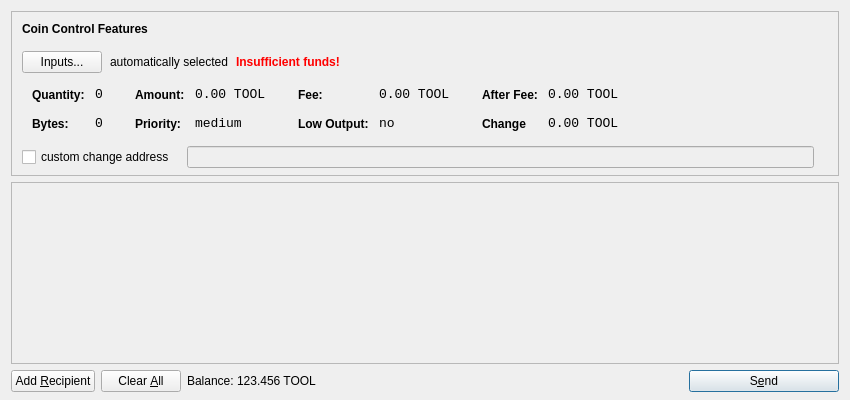
<?xml version="1.0" encoding="UTF-8"?>
<ui version="4.0">
 <class>SendCoinsDialog</class>
 <widget class="QDialog" name="SendCoinsDialog">
  <property name="geometry">
   <rect>
    <x>0</x>
    <y>0</y>
    <width>850</width>
    <height>400</height>
   </rect>
  </property>
  <property name="windowTitle">
   <string>Send Coins</string>
  </property>
  <layout class="QVBoxLayout" name="verticalLayout" stretch="0,1,0">
   <property name="bottomMargin">
    <number>8</number>
   </property>
   <item>
    <widget class="QFrame" name="frameCoinControl">
     <property name="sizePolicy">
      <sizepolicy hsizetype="Expanding" vsizetype="Expanding">
       <horstretch>0</horstretch>
       <verstretch>0</verstretch>
      </sizepolicy>
     </property>
     <property name="maximumSize">
      <size>
       <width>16777215</width>
       <height>16777215</height>
      </size>
     </property>
     <property name="frameShape">
      <enum>QFrame::StyledPanel</enum>
     </property>
     <property name="frameShadow">
      <enum>QFrame::Sunken</enum>
     </property>
     <layout class="QVBoxLayout" name="verticalLayoutCoinControl2">
      <property name="spacing">
       <number>-1</number>
      </property>
      <property name="leftMargin">
       <number>0</number>
      </property>
      <property name="topMargin">
       <number>0</number>
      </property>
      <property name="rightMargin">
       <number>0</number>
      </property>
      <property name="bottomMargin">
       <number>6</number>
      </property>
      <item>
       <layout class="QVBoxLayout" name="verticalLayoutCoinControl" stretch="0,0,0,0,1">
        <property name="spacing">
         <number>0</number>
        </property>
        <property name="leftMargin">
         <number>10</number>
        </property>
        <property name="topMargin">
         <number>10</number>
        </property>
        <item>
         <layout class="QHBoxLayout" name="horizontalLayoutCoinControl1">
          <property name="bottomMargin">
           <number>15</number>
          </property>
          <item>
           <widget class="QLabel" name="labelCoinControlFeatures">
            <property name="sizePolicy">
             <sizepolicy hsizetype="Preferred" vsizetype="Maximum">
              <horstretch>0</horstretch>
              <verstretch>0</verstretch>
             </sizepolicy>
            </property>
            <property name="font">
             <font>
              <weight>75</weight>
              <bold>true</bold>
             </font>
            </property>
            <property name="styleSheet">
             <string notr="true">font-weight:bold;</string>
            </property>
            <property name="text">
             <string>Coin Control Features</string>
            </property>
           </widget>
          </item>
         </layout>
        </item>
        <item>
         <layout class="QHBoxLayout" name="horizontalLayoutCoinControl2" stretch="0,0,0,0">
          <property name="spacing">
           <number>8</number>
          </property>
          <property name="bottomMargin">
           <number>10</number>
          </property>
          <item>
           <widget class="QPushButton" name="pushButtonCoinControl">
            <property name="styleSheet">
             <string notr="true"/>
            </property>
            <property name="text">
             <string>Inputs...</string>
            </property>
           </widget>
          </item>
          <item>
           <widget class="QLabel" name="labelCoinControlAutomaticallySelected">
            <property name="text">
             <string>automatically selected</string>
            </property>
            <property name="margin">
             <number>5</number>
            </property>
           </widget>
          </item>
          <item>
           <widget class="QLabel" name="labelCoinControlInsuffFunds">
            <property name="font">
             <font>
              <weight>75</weight>
              <bold>true</bold>
             </font>
            </property>
            <property name="styleSheet">
             <string notr="true">color:red;font-weight:bold;</string>
            </property>
            <property name="text">
             <string>Insufficient funds!</string>
            </property>
            <property name="margin">
             <number>5</number>
            </property>
           </widget>
          </item>
          <item>
           <spacer name="horizontalSpacerCoinControl">
            <property name="orientation">
             <enum>Qt::Horizontal</enum>
            </property>
            <property name="sizeHint" stdset="0">
             <size>
              <width>40</width>
              <height>1</height>
             </size>
            </property>
           </spacer>
          </item>
         </layout>
        </item>
        <item>
         <widget class="QWidget" name="widgetCoinControl" native="true">
          <property name="sizePolicy">
           <sizepolicy hsizetype="Preferred" vsizetype="Preferred">
            <horstretch>0</horstretch>
            <verstretch>0</verstretch>
           </sizepolicy>
          </property>
          <property name="minimumSize">
           <size>
            <width>0</width>
            <height>0</height>
           </size>
          </property>
          <property name="styleSheet">
           <string notr="true"/>
          </property>
          <layout class="QHBoxLayout" name="horizontalLayoutCoinControl5">
           <property name="margin">
            <number>0</number>
           </property>
           <item>
            <layout class="QHBoxLayout" name="horizontalLayoutCoinControl3" stretch="0,0,0,1">
             <property name="spacing">
              <number>20</number>
             </property>
             <property name="topMargin">
              <number>0</number>
             </property>
             <property name="bottomMargin">
              <number>10</number>
             </property>
             <item>
              <layout class="QFormLayout" name="formLayoutCoinControl1">
               <property name="horizontalSpacing">
                <number>10</number>
               </property>
               <property name="verticalSpacing">
                <number>14</number>
               </property>
               <property name="leftMargin">
                <number>10</number>
               </property>
               <property name="topMargin">
                <number>4</number>
               </property>
               <property name="rightMargin">
                <number>6</number>
               </property>
               <item row="0" column="0">
                <widget class="QLabel" name="labelCoinControlQuantityText">
                 <property name="styleSheet">
                  <string notr="true">font-weight:bold;</string>
                 </property>
                 <property name="text">
                  <string>Quantity:</string>
                 </property>
                 <property name="margin">
                  <number>0</number>
                 </property>
                </widget>
               </item>
               <item row="0" column="1">
                <widget class="QLabel" name="labelCoinControlQuantity">
                 <property name="font">
                  <font>
                   <family>Monospace</family>
                   <pointsize>10</pointsize>
                  </font>
                 </property>
                 <property name="cursor">
                  <cursorShape>IBeamCursor</cursorShape>
                 </property>
                 <property name="contextMenuPolicy">
                  <enum>Qt::ActionsContextMenu</enum>
                 </property>
                 <property name="text">
                  <string>0</string>
                 </property>
                 <property name="margin">
                  <number>0</number>
                 </property>
                 <property name="textInteractionFlags">
                  <set>Qt::LinksAccessibleByMouse|Qt::TextSelectableByKeyboard|Qt::TextSelectableByMouse</set>
                 </property>
                </widget>
               </item>
               <item row="1" column="0">
                <widget class="QLabel" name="labelCoinControlBytesText">
                 <property name="styleSheet">
                  <string notr="true">font-weight:bold;</string>
                 </property>
                 <property name="text">
                  <string>Bytes:</string>
                 </property>
                </widget>
               </item>
               <item row="1" column="1">
                <widget class="QLabel" name="labelCoinControlBytes">
                 <property name="font">
                  <font>
                   <family>Monospace</family>
                   <pointsize>10</pointsize>
                  </font>
                 </property>
                 <property name="cursor">
                  <cursorShape>IBeamCursor</cursorShape>
                 </property>
                 <property name="contextMenuPolicy">
                  <enum>Qt::ActionsContextMenu</enum>
                 </property>
                 <property name="text">
                  <string>0</string>
                 </property>
                 <property name="textInteractionFlags">
                  <set>Qt::LinksAccessibleByMouse|Qt::TextSelectableByKeyboard|Qt::TextSelectableByMouse</set>
                 </property>
                </widget>
               </item>
              </layout>
             </item>
             <item>
              <layout class="QFormLayout" name="formLayoutCoinControl2">
               <property name="horizontalSpacing">
                <number>10</number>
               </property>
               <property name="verticalSpacing">
                <number>14</number>
               </property>
               <property name="leftMargin">
                <number>6</number>
               </property>
               <property name="topMargin">
                <number>4</number>
               </property>
               <property name="rightMargin">
                <number>6</number>
               </property>
               <item row="0" column="0">
                <widget class="QLabel" name="labelCoinControlAmountText">
                 <property name="styleSheet">
                  <string notr="true">font-weight:bold;</string>
                 </property>
                 <property name="text">
                  <string>Amount:</string>
                 </property>
                 <property name="margin">
                  <number>0</number>
                 </property>
                </widget>
               </item>
               <item row="0" column="1">
                <widget class="QLabel" name="labelCoinControlAmount">
                 <property name="font">
                  <font>
                   <family>Monospace</family>
                   <pointsize>10</pointsize>
                  </font>
                 </property>
                 <property name="cursor">
                  <cursorShape>IBeamCursor</cursorShape>
                 </property>
                 <property name="contextMenuPolicy">
                  <enum>Qt::ActionsContextMenu</enum>
                 </property>
                 <property name="text">
                  <string>0.00 TOOL</string>
                 </property>
                 <property name="textInteractionFlags">
                  <set>Qt::LinksAccessibleByMouse|Qt::TextSelectableByKeyboard|Qt::TextSelectableByMouse</set>
                 </property>
                </widget>
               </item>
               <item row="1" column="0">
                <widget class="QLabel" name="labelCoinControlPriorityText">
                 <property name="styleSheet">
                  <string notr="true">font-weight:bold;</string>
                 </property>
                 <property name="text">
                  <string>Priority:</string>
                 </property>
                </widget>
               </item>
               <item row="1" column="1">
                <widget class="QLabel" name="labelCoinControlPriority">
                 <property name="font">
                  <font>
                   <family>Monospace</family>
                   <pointsize>10</pointsize>
                  </font>
                 </property>
                 <property name="cursor">
                  <cursorShape>IBeamCursor</cursorShape>
                 </property>
                 <property name="contextMenuPolicy">
                  <enum>Qt::ActionsContextMenu</enum>
                 </property>
                 <property name="text">
                  <string>medium</string>
                 </property>
                 <property name="textInteractionFlags">
                  <set>Qt::LinksAccessibleByMouse|Qt::TextSelectableByKeyboard|Qt::TextSelectableByMouse</set>
                 </property>
                </widget>
               </item>
              </layout>
             </item>
             <item>
              <layout class="QFormLayout" name="formLayoutCoinControl3">
               <property name="horizontalSpacing">
                <number>10</number>
               </property>
               <property name="verticalSpacing">
                <number>14</number>
               </property>
               <property name="leftMargin">
                <number>6</number>
               </property>
               <property name="topMargin">
                <number>4</number>
               </property>
               <property name="rightMargin">
                <number>6</number>
               </property>
               <item row="0" column="0">
                <widget class="QLabel" name="labelCoinControlFeeText">
                 <property name="styleSheet">
                  <string notr="true">font-weight:bold;</string>
                 </property>
                 <property name="text">
                  <string>Fee:</string>
                 </property>
                 <property name="margin">
                  <number>0</number>
                 </property>
                </widget>
               </item>
               <item row="0" column="1">
                <widget class="QLabel" name="labelCoinControlFee">
                 <property name="font">
                  <font>
                   <family>Monospace</family>
                   <pointsize>10</pointsize>
                  </font>
                 </property>
                 <property name="cursor">
                  <cursorShape>IBeamCursor</cursorShape>
                 </property>
                 <property name="contextMenuPolicy">
                  <enum>Qt::ActionsContextMenu</enum>
                 </property>
                 <property name="text">
                  <string>0.00 TOOL</string>
                 </property>
                 <property name="textInteractionFlags">
                  <set>Qt::LinksAccessibleByMouse|Qt::TextSelectableByKeyboard|Qt::TextSelectableByMouse</set>
                 </property>
                </widget>
               </item>
               <item row="1" column="0">
                <widget class="QLabel" name="labelCoinControlLowOutputText">
                 <property name="styleSheet">
                  <string notr="true">font-weight:bold;</string>
                 </property>
                 <property name="text">
                  <string>Low Output:</string>
                 </property>
                </widget>
               </item>
               <item row="1" column="1">
                <widget class="QLabel" name="labelCoinControlLowOutput">
                 <property name="font">
                  <font>
                   <family>Monospace</family>
                   <pointsize>10</pointsize>
                  </font>
                 </property>
                 <property name="cursor">
                  <cursorShape>IBeamCursor</cursorShape>
                 </property>
                 <property name="contextMenuPolicy">
                  <enum>Qt::ActionsContextMenu</enum>
                 </property>
                 <property name="text">
                  <string>no</string>
                 </property>
                 <property name="textInteractionFlags">
                  <set>Qt::LinksAccessibleByMouse|Qt::TextSelectableByKeyboard|Qt::TextSelectableByMouse</set>
                 </property>
                </widget>
               </item>
              </layout>
             </item>
             <item>
              <layout class="QFormLayout" name="formLayoutCoinControl4">
               <property name="horizontalSpacing">
                <number>10</number>
               </property>
               <property name="verticalSpacing">
                <number>14</number>
               </property>
               <property name="leftMargin">
                <number>6</number>
               </property>
               <property name="topMargin">
                <number>4</number>
               </property>
               <property name="rightMargin">
                <number>6</number>
               </property>
               <item row="0" column="0">
                <widget class="QLabel" name="labelCoinControlAfterFeeText">
                 <property name="styleSheet">
                  <string notr="true">font-weight:bold;</string>
                 </property>
                 <property name="text">
                  <string>After Fee:</string>
                 </property>
                 <property name="margin">
                  <number>0</number>
                 </property>
                </widget>
               </item>
               <item row="0" column="1">
                <widget class="QLabel" name="labelCoinControlAfterFee">
                 <property name="font">
                  <font>
                   <family>Monospace</family>
                   <pointsize>10</pointsize>
                  </font>
                 </property>
                 <property name="cursor">
                  <cursorShape>IBeamCursor</cursorShape>
                 </property>
                 <property name="contextMenuPolicy">
                  <enum>Qt::ActionsContextMenu</enum>
                 </property>
                 <property name="text">
                  <string>0.00 TOOL</string>
                 </property>
                 <property name="textInteractionFlags">
                  <set>Qt::LinksAccessibleByMouse|Qt::TextSelectableByKeyboard|Qt::TextSelectableByMouse</set>
                 </property>
                </widget>
               </item>
               <item row="1" column="0">
                <widget class="QLabel" name="labelCoinControlChangeText">
                 <property name="styleSheet">
                  <string notr="true">font-weight:bold;</string>
                 </property>
                 <property name="text">
                  <string>Change</string>
                 </property>
                </widget>
               </item>
               <item row="1" column="1">
                <widget class="QLabel" name="labelCoinControlChange">
                 <property name="font">
                  <font>
                   <family>Monospace</family>
                   <pointsize>10</pointsize>
                  </font>
                 </property>
                 <property name="cursor">
                  <cursorShape>IBeamCursor</cursorShape>
                 </property>
                 <property name="contextMenuPolicy">
                  <enum>Qt::ActionsContextMenu</enum>
                 </property>
                 <property name="text">
                  <string>0.00 TOOL</string>
                 </property>
                 <property name="textInteractionFlags">
                  <set>Qt::LinksAccessibleByMouse|Qt::TextSelectableByKeyboard|Qt::TextSelectableByMouse</set>
                 </property>
                </widget>
               </item>
              </layout>
             </item>
            </layout>
           </item>
          </layout>
         </widget>
        </item>
        <item>
         <layout class="QHBoxLayout" name="horizontalLayoutCoinControl4" stretch="0,0,0">
          <property name="spacing">
           <number>12</number>
          </property>
          <property name="sizeConstraint">
           <enum>QLayout::SetDefaultConstraint</enum>
          </property>
          <property name="topMargin">
           <number>5</number>
          </property>
          <property name="rightMargin">
           <number>5</number>
          </property>
          <item>
           <widget class="QCheckBox" name="checkBoxCoinControlChange">
            <property name="text">
             <string>custom change address</string>
            </property>
           </widget>
          </item>
          <item>
           <widget class="QLineEdit" name="lineEditCoinControlChange">
            <property name="enabled">
             <bool>false</bool>
            </property>
            <property name="sizePolicy">
             <sizepolicy hsizetype="Expanding" vsizetype="Fixed">
              <horstretch>0</horstretch>
              <verstretch>0</verstretch>
             </sizepolicy>
            </property>
           </widget>
          </item>
          <item>
           <widget class="QLabel" name="labelCoinControlChangeLabel">
            <property name="sizePolicy">
             <sizepolicy hsizetype="Preferred" vsizetype="Expanding">
              <horstretch>0</horstretch>
              <verstretch>0</verstretch>
             </sizepolicy>
            </property>
            <property name="minimumSize">
             <size>
              <width>0</width>
              <height>0</height>
             </size>
            </property>
            <property name="text">
             <string/>
            </property>
            <property name="margin">
             <number>3</number>
            </property>
           </widget>
          </item>
         </layout>
        </item>
        <item>
         <spacer name="verticalSpacerCoinControl">
          <property name="orientation">
           <enum>Qt::Vertical</enum>
          </property>
          <property name="sizeHint" stdset="0">
           <size>
            <width>800</width>
            <height>1</height>
           </size>
          </property>
         </spacer>
        </item>
       </layout>
      </item>
     </layout>
    </widget>
   </item>
   <item>
    <widget class="QScrollArea" name="scrollArea">
     <property name="widgetResizable">
      <bool>true</bool>
     </property>
     <widget class="QWidget" name="scrollAreaWidgetContents">
      <property name="geometry">
       <rect>
        <x>0</x>
        <y>0</y>
        <width>830</width>
        <height>165</height>
       </rect>
      </property>
      <layout class="QVBoxLayout" name="verticalLayout_2">
       <property name="margin">
        <number>0</number>
       </property>
       <item>
        <layout class="QVBoxLayout" name="entries">
         <property name="spacing">
          <number>6</number>
         </property>
        </layout>
       </item>
       <item>
        <spacer name="verticalSpacer">
         <property name="orientation">
          <enum>Qt::Vertical</enum>
         </property>
         <property name="sizeHint" stdset="0">
          <size>
           <width>20</width>
           <height>40</height>
          </size>
         </property>
        </spacer>
       </item>
      </layout>
     </widget>
    </widget>
   </item>
   <item>
    <layout class="QHBoxLayout" name="horizontalLayout">
     <item>
      <widget class="QPushButton" name="addButton">
       <property name="toolTip">
        <string>Send to multiple recipients at once</string>
       </property>
       <property name="text">
        <string>Add &amp;Recipient</string>
       </property>
       <property name="icon">
        <iconset resource="../bitcoin.qrc">
         <normaloff>:/icons/add</normaloff>:/icons/add</iconset>
       </property>
       <property name="autoDefault">
        <bool>false</bool>
       </property>
      </widget>
     </item>
     <item>
      <widget class="QPushButton" name="clearButton">
       <property name="sizePolicy">
        <sizepolicy hsizetype="Minimum" vsizetype="Fixed">
         <horstretch>0</horstretch>
         <verstretch>0</verstretch>
        </sizepolicy>
       </property>
       <property name="toolTip">
        <string>Remove all transaction fields</string>
       </property>
       <property name="text">
        <string>Clear &amp;All</string>
       </property>
       <property name="icon">
        <iconset resource="../bitcoin.qrc">
         <normaloff>:/icons/remove</normaloff>:/icons/remove</iconset>
       </property>
       <property name="autoRepeatDelay">
        <number>300</number>
       </property>
       <property name="autoDefault">
        <bool>false</bool>
       </property>
      </widget>
     </item>
     <item>
      <layout class="QHBoxLayout" name="horizontalLayout_2">
       <property name="spacing">
        <number>3</number>
       </property>
       <item>
        <widget class="QLabel" name="label">
         <property name="sizePolicy">
          <sizepolicy hsizetype="Preferred" vsizetype="Fixed">
           <horstretch>0</horstretch>
           <verstretch>0</verstretch>
          </sizepolicy>
         </property>
         <property name="text">
          <string>Balance:</string>
         </property>
        </widget>
       </item>
       <item>
        <widget class="QLabel" name="labelBalance">
         <property name="sizePolicy">
          <sizepolicy hsizetype="Preferred" vsizetype="Fixed">
           <horstretch>0</horstretch>
           <verstretch>0</verstretch>
          </sizepolicy>
         </property>
         <property name="cursor">
          <cursorShape>IBeamCursor</cursorShape>
         </property>
         <property name="text">
          <string>123.456 TOOL</string>
         </property>
         <property name="textInteractionFlags">
          <set>Qt::LinksAccessibleByMouse|Qt::TextSelectableByKeyboard|Qt::TextSelectableByMouse</set>
         </property>
        </widget>
       </item>
      </layout>
     </item>
     <item>
      <spacer name="horizontalSpacer">
       <property name="orientation">
        <enum>Qt::Horizontal</enum>
       </property>
       <property name="sizeHint" stdset="0">
        <size>
         <width>40</width>
         <height>20</height>
        </size>
       </property>
      </spacer>
     </item>
     <item>
      <widget class="QPushButton" name="sendButton">
       <property name="minimumSize">
        <size>
         <width>150</width>
         <height>0</height>
        </size>
       </property>
       <property name="toolTip">
        <string>Confirm the send action</string>
       </property>
       <property name="text">
        <string>S&amp;end</string>
       </property>
       <property name="icon">
        <iconset resource="../bitcoin.qrc">
         <normaloff>:/icons/send</normaloff>:/icons/send</iconset>
       </property>
       <property name="default">
        <bool>true</bool>
       </property>
      </widget>
     </item>
    </layout>
   </item>
  </layout>
 </widget>
 <resources>
  <include location="../bitcoin.qrc"/>
 </resources>
 <connections/>
</ui>
